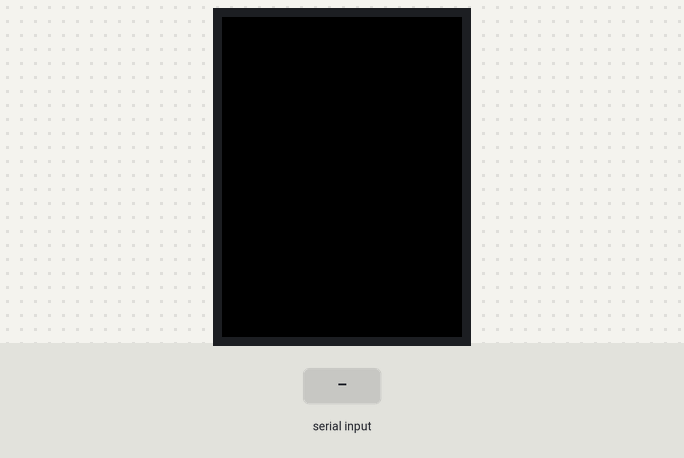
Bench run of a sketch on a simulated ESP32. Parts: 320×240 colour display. The inputs (shaded band) are chosen by the test bench.

Above: at 1.4 s.
1.5 s: "90,45,200-" received over Serial
At 2.2 s:
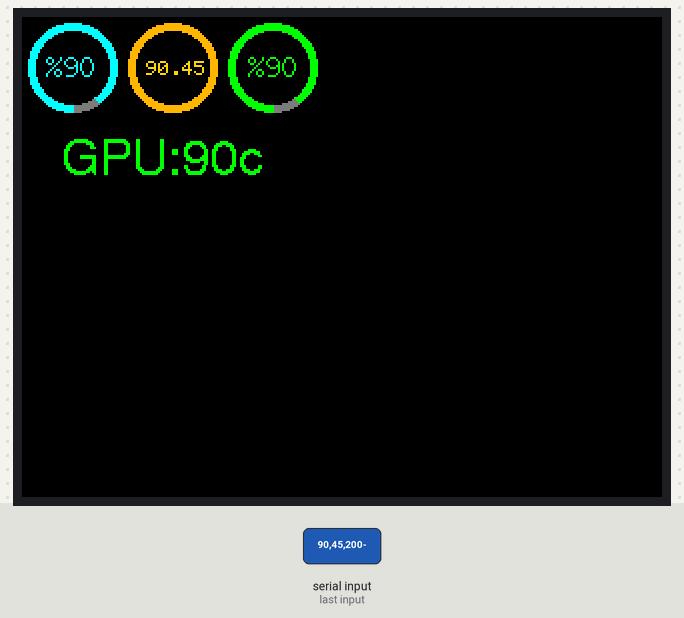
3.0 s: "30,150,10-" received over Serial
At 4.5 s:
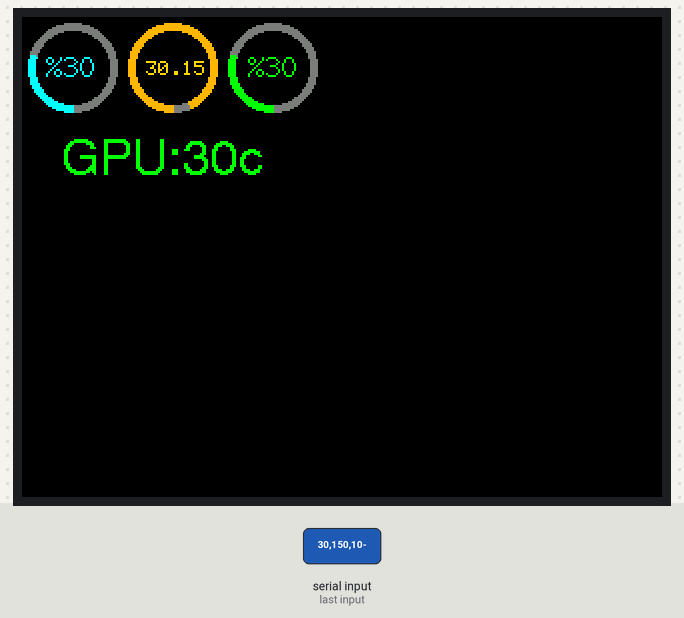
Timing chart, 0 to 6.0 s (numbered marks = the images above; inputs shaded):
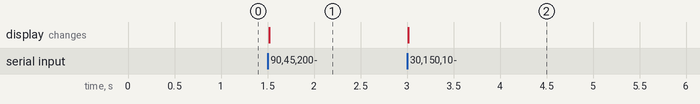

The sketch:

tft_pc_mntr.ino
```cpp
#include <SPI.h>
#include <TFT_eSPI.h>
TFT_eSPI tft = TFT_eSPI();  //st7735S ekarn ile kullanacağım ancak siz istediğinizi kullanabilirsiniz.| Im gonna use st7735s in that project but you can use whatever you want
int cpu;
int gpu;
String ramstr;
float ram;
int gputmp;
String port = "";
void setup(void) {
  tft.init();
  tft.setRotation(3);
  tft.fillScreen(TFT_BLACK);
  tft.setCursor(0, 4, 4);
  tft.setTextColor(TFT_SILVER);
  tft.fillRect(1, 1, 158, 76, TFT_BLACK);

  Serial.begin(9600);
}

void loop() {
  if (Serial.available() > 0) {
    port = Serial.readStringUntil('-');                                      //PC'den gelen veriyi yakalama | capturing data from PC
    cpu = port.substring(port.indexOf('!') + 1, port.indexOf('+')).toInt();  //c# uygulamasıdan gelen veriyi decode etme. | decoding data that coems from c# app
    gpu = port.substring(port.indexOf('+') + 1, port.indexOf('*')).toInt();  //c# uygulamasıdan gelen veriyi decode etme. | decoding data that coems from c# app
    ramstr = port.substring(port.indexOf('*') + 1, port.indexOf('?'));       //c# uygulamasıdan gelen veriyi decode etme. | decoding data that coems from c# app
    ramstr.replace(',', '.');                                                //C# floatını arduino formatına çevirme | converting C# float to  arduino format
    ram = ramstr.toFloat();
    gputmp = port.substring(port.indexOf('?') + 1, port.indexOf('-')).toInt();

    //ekrana yazdırma | printing to screen --------------------------------------------------değiştirilebilir | modifiable
    tft.setCursor(12, 17, 2);
    tft.setTextColor(TFT_CYAN, TFT_BLACK);
    tft.println("%" + String(cpu) + "  ");
    tft.drawSmoothArc(25, 25, 22, 19, 0, 360, TFT_DARKGREY, TFT_DARKGREY, true);
    tft.drawSmoothArc(25, 25, 22, 19, 0, map(cpu, 0, 100, 1, 360), TFT_CYAN, TFT_DARKGREY, true);

    tft.setCursor(62, 22, 1);
    tft.setTextColor(TFT_GOLD, TFT_BLACK);
    tft.println(String(ram) + " ");
    tft.drawSmoothArc(75, 25, 22, 19, 0, 360, TFT_DARKGREY, TFT_DARKGREY, true);
    tft.drawSmoothArc(75, 25, 22, 19, 0, map(ram, 0, 32, 1, 360), TFT_ORANGE, TFT_DARKGREY, true);

    tft.setCursor(113, 17, 2);
    tft.setTextColor(TFT_GREEN, TFT_BLACK);
    tft.println("%" + String(gpu) + "  ");
    tft.drawSmoothArc(125, 25, 22, 19, 0, 360, TFT_DARKGREY, TFT_DARKGREY, true);
    tft.drawSmoothArc(125, 25, 22, 19, 0, map(gpu, 0, 100, 1, 360), TFT_GREEN, TFT_DARKGREY, true);


    tft.setCursor(20, 60, 4);
    tft.setTextColor(TFT_GREEN, TFT_BLACK);
    tft.println("GPU:" + String(gputmp) + "c  ");
  }
}
```

Measured:
- after the input at 1.5 s, the display: changes at once (image 1)
- after the input at 3.0 s, the display: changes at once (image 2)
